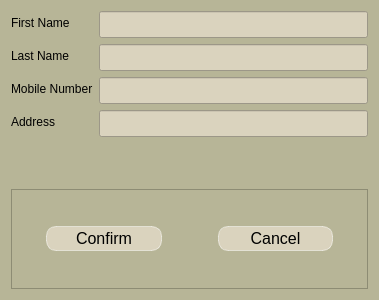
<?xml version="1.0" encoding="UTF-8"?>
<ui version="4.0">
 <class>UpdateStaffDialog</class>
 <widget class="QDialog" name="UpdateStaffDialog">
  <property name="geometry">
   <rect>
    <x>0</x>
    <y>0</y>
    <width>379</width>
    <height>300</height>
   </rect>
  </property>
  <property name="windowTitle">
   <string>Edit Staff</string>
  </property>
  <property name="styleSheet">
   <string notr="true">QWidget{
background-color:rgb(183, 181, 151);
}</string>
  </property>
  <layout class="QVBoxLayout" name="verticalLayout">
   <item>
    <layout class="QFormLayout" name="formLayout_2">
     <item row="0" column="0">
      <widget class="QLabel" name="label">
       <property name="styleSheet">
        <string notr="true">QLabel {
    font: 800;
    color: black; /* Sets the font color to black */
}
</string>
       </property>
       <property name="text">
        <string>First Name</string>
       </property>
      </widget>
     </item>
     <item row="0" column="1">
      <widget class="QLineEdit" name="fname">
       <property name="styleSheet">
        <string notr="true">QLineEdit{
background-color: rgb(218, 211, 190);
color: black;


font-size: 16px;
padding:2px;
text-align: center;


}

QLineEdit:hover {
background-color: rgba(255, 255, 255, 0.3);
}


</string>
       </property>
       <property name="maxLength">
        <number>25</number>
       </property>
      </widget>
     </item>
     <item row="1" column="0">
      <widget class="QLabel" name="label_2">
       <property name="styleSheet">
        <string notr="true">QLabel {
    font: 800;
    color: black; /* Sets the font color to black */
}
</string>
       </property>
       <property name="text">
        <string>Last Name</string>
       </property>
      </widget>
     </item>
     <item row="1" column="1">
      <widget class="QLineEdit" name="lname">
       <property name="styleSheet">
        <string notr="true">QLineEdit{
background-color: rgb(218, 211, 190);
color: black;


font-size: 16px;
padding:2px;
text-align: center;


}

QLineEdit:hover {
background-color: rgba(255, 255, 255, 0.3);
}


</string>
       </property>
       <property name="maxLength">
        <number>25</number>
       </property>
      </widget>
     </item>
     <item row="2" column="0">
      <widget class="QLabel" name="label_3">
       <property name="styleSheet">
        <string notr="true">QLabel {
    font: 800;
    color: black; /* Sets the font color to black */
}
</string>
       </property>
       <property name="text">
        <string>Mobile Number</string>
       </property>
      </widget>
     </item>
     <item row="2" column="1">
      <widget class="QLineEdit" name="mobileNum">
       <property name="styleSheet">
        <string notr="true">QLineEdit{
background-color: rgb(218, 211, 190);
color: black;


font-size: 16px;
padding:2px;
text-align: center;


}

QLineEdit:hover {
background-color: rgba(255, 255, 255, 0.3);
}


</string>
       </property>
       <property name="maxLength">
        <number>11</number>
       </property>
      </widget>
     </item>
     <item row="3" column="0">
      <widget class="QLabel" name="label_4">
       <property name="styleSheet">
        <string notr="true">QLabel {
    font: 800;
    color: black; /* Sets the font color to black */
}
</string>
       </property>
       <property name="text">
        <string>Address</string>
       </property>
      </widget>
     </item>
     <item row="3" column="1">
      <widget class="QLineEdit" name="address">
       <property name="styleSheet">
        <string notr="true">QLineEdit{
background-color: rgb(218, 211, 190);
color: black;


font-size: 16px;
padding:2px;
text-align: center;


}

QLineEdit:hover {
background-color: rgba(255, 255, 255, 0.3);
}

</string>
       </property>
       <property name="maxLength">
        <number>50</number>
       </property>
      </widget>
     </item>
    </layout>
   </item>
   <item>
    <widget class="QFrame" name="frame">
     <property name="maximumSize">
      <size>
       <width>16777215</width>
       <height>100</height>
      </size>
     </property>
     <property name="frameShape">
      <enum>QFrame::StyledPanel</enum>
     </property>
     <property name="frameShadow">
      <enum>QFrame::Raised</enum>
     </property>
     <layout class="QHBoxLayout" name="horizontalLayout">
      <item>
       <widget class="QPushButton" name="confirm">
        <property name="styleSheet">
         <string notr="true">QPushButton{
background-color: rgb(218, 211, 190);
color: black;
border: 1px solid rgba(255, 255, 255, 0.5);
border-radius: 10px;
font-size: 16px;
padding:2px;
text-align: center;
margin-left: 25px;
margin-right:25px;
}

QPushButton:hover {
background-color: rgba(255, 255, 255, 0.3);
}


</string>
        </property>
        <property name="text">
         <string>Confirm</string>
        </property>
       </widget>
      </item>
      <item>
       <widget class="QPushButton" name="cancel">
        <property name="styleSheet">
         <string notr="true">QPushButton{
background-color: rgb(218, 211, 190);
color: black;
border: 1px solid rgba(255, 255, 255, 0.5);
border-radius: 10px;
font-size: 16px;
padding:2px;
text-align: center;
margin-left: 25px;
margin-right:25px;
}

QPushButton:hover {
background-color: rgba(255, 255, 255, 0.3);
}

</string>
        </property>
        <property name="text">
         <string>Cancel</string>
        </property>
       </widget>
      </item>
     </layout>
    </widget>
   </item>
  </layout>
 </widget>
 <resources/>
 <connections/>
</ui>
